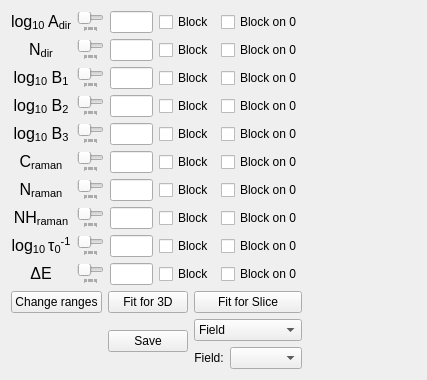
       <widget class="QWidget" name="fit3Dpage">
        <layout class="QHBoxLayout" name="horizontalLayout_5">
         <item>
          <layout class="QHBoxLayout" name="PanelContainer" stretch="1,1">
           <item>
            <layout class="QVBoxLayout" name="LeftPanel" stretch="1,1,1,1,1,1,1,1,1,1,0">
             <item>
              <layout class="QHBoxLayout" name="horizontalLayout_27">
               <item>
                <widget class="QLabel" name="label_Adir">
                 <property name="minimumSize">
                  <size>
                   <width>60</width>
                   <height>0</height>
                  </size>
                 </property>
                 <property name="font">
                  <font>
                   <pointsize>12</pointsize>
                  </font>
                 </property>
                 <property name="text">
                  <string>&lt;html&gt;&lt;head/&gt;&lt;body&gt;&lt;p&gt;log&lt;span style=&quot; vertical-align:sub;&quot;&gt;10&lt;/span&gt; A&lt;span style=&quot; vertical-align:sub;&quot;&gt;dir&lt;/span&gt;&lt;/p&gt;&lt;/body&gt;&lt;/html&gt;</string>
                 </property>
                 <property name="alignment">
                  <set>Qt::AlignCenter</set>
                 </property>
                </widget>
               </item>
               <item>
                <widget class="QSlider" name="horizontalSlider_Adir">
                 <property name="orientation">
                  <enum>Qt::Horizontal</enum>
                 </property>
                 <property name="tickPosition">
                  <enum>QSlider::TicksBelow</enum>
                 </property>
                </widget>
               </item>
               <item>
                <widget class="QLineEdit" name="lineEdit_Adir">
                 <property name="maximumSize">
                  <size>
                   <width>100</width>
                   <height>16777215</height>
                  </size>
                 </property>
                </widget>
               </item>
               <item>
                <widget class="QCheckBox" name="checkBox_Adir">
                 <property name="text">
                  <string>Block</string>
                 </property>
                </widget>
               </item>
               <item>
                <widget class="QCheckBox" name="checkBox_Adir_2">
                 <property name="text">
                  <string>Block on 0</string>
                 </property>
                </widget>
               </item>
              </layout>
             </item>
             <item>
              <layout class="QHBoxLayout" name="horizontalLayout_26">
               <item>
                <widget class="QLabel" name="label_Ndir">
                 <property name="minimumSize">
                  <size>
                   <width>60</width>
                   <height>0</height>
                  </size>
                 </property>
                 <property name="font">
                  <font>
                   <pointsize>12</pointsize>
                  </font>
                 </property>
                 <property name="text">
                  <string>&lt;html&gt;&lt;head/&gt;&lt;body&gt;&lt;p&gt;N&lt;span style=&quot; vertical-align:sub;&quot;&gt;dir&lt;/span&gt;&lt;/p&gt;&lt;/body&gt;&lt;/html&gt;</string>
                 </property>
                 <property name="alignment">
                  <set>Qt::AlignCenter</set>
                 </property>
                </widget>
               </item>
               <item>
                <widget class="QSlider" name="horizontalSlider_Ndir">
                 <property name="orientation">
                  <enum>Qt::Horizontal</enum>
                 </property>
                 <property name="tickPosition">
                  <enum>QSlider::TicksBelow</enum>
                 </property>
                </widget>
               </item>
               <item>
                <widget class="QLineEdit" name="lineEdit_Ndir">
                 <property name="maximumSize">
                  <size>
                   <width>100</width>
                   <height>16777215</height>
                  </size>
                 </property>
                </widget>
               </item>
               <item>
                <widget class="QCheckBox" name="checkBox_Ndir">
                 <property name="text">
                  <string>Block</string>
                 </property>
                </widget>
               </item>
               <item>
                <widget class="QCheckBox" name="checkBox_Ndir_2">
                 <property name="text">
                  <string>Block on 0</string>
                 </property>
                </widget>
               </item>
              </layout>
             </item>
             <item>
              <layout class="QHBoxLayout" name="horizontalLayout_25">
               <item>
                <widget class="QLabel" name="label_B1">
                 <property name="minimumSize">
                  <size>
                   <width>60</width>
                   <height>0</height>
                  </size>
                 </property>
                 <property name="font">
                  <font>
                   <pointsize>12</pointsize>
                  </font>
                 </property>
                 <property name="text">
                  <string>&lt;html&gt;&lt;head/&gt;&lt;body&gt;&lt;p&gt;log&lt;span style=&quot; vertical-align:sub;&quot;&gt;10&lt;/span&gt; B&lt;span style=&quot; vertical-align:sub;&quot;&gt;1&lt;/span&gt;&lt;/p&gt;&lt;/body&gt;&lt;/html&gt;</string>
                 </property>
                 <property name="alignment">
                  <set>Qt::AlignCenter</set>
                 </property>
                </widget>
               </item>
               <item>
                <widget class="QSlider" name="horizontalSlider_B1">
                 <property name="orientation">
                  <enum>Qt::Horizontal</enum>
                 </property>
                 <property name="tickPosition">
                  <enum>QSlider::TicksBelow</enum>
                 </property>
                </widget>
               </item>
               <item>
                <widget class="QLineEdit" name="lineEdit_B1">
                 <property name="maximumSize">
                  <size>
                   <width>100</width>
                   <height>16777215</height>
                  </size>
                 </property>
                </widget>
               </item>
               <item>
                <widget class="QCheckBox" name="checkBox_B1">
                 <property name="text">
                  <string>Block</string>
                 </property>
                </widget>
               </item>
               <item>
                <widget class="QCheckBox" name="checkBox_B1_2">
                 <property name="text">
                  <string>Block on 0</string>
                 </property>
                </widget>
               </item>
              </layout>
             </item>
             <item>
              <layout class="QHBoxLayout" name="horizontalLayout_24">
               <item>
                <widget class="QLabel" name="label_B2">
                 <property name="minimumSize">
                  <size>
                   <width>60</width>
                   <height>0</height>
                  </size>
                 </property>
                 <property name="font">
                  <font>
                   <pointsize>12</pointsize>
                  </font>
                 </property>
                 <property name="text">
                  <string>&lt;html&gt;&lt;head/&gt;&lt;body&gt;&lt;p&gt;log&lt;span style=&quot; vertical-align:sub;&quot;&gt;10&lt;/span&gt; B&lt;span style=&quot; vertical-align:sub;&quot;&gt;2&lt;/span&gt;&lt;/p&gt;&lt;/body&gt;&lt;/html&gt;</string>
                 </property>
                 <property name="alignment">
                  <set>Qt::AlignCenter</set>
                 </property>
                </widget>
               </item>
               <item>
                <widget class="QSlider" name="horizontalSlider_B2">
                 <property name="orientation">
                  <enum>Qt::Horizontal</enum>
                 </property>
                 <property name="tickPosition">
                  <enum>QSlider::TicksBelow</enum>
                 </property>
                </widget>
               </item>
               <item>
                <widget class="QLineEdit" name="lineEdit_B2">
                 <property name="maximumSize">
                  <size>
                   <width>100</width>
                   <height>16777215</height>
                  </size>
                 </property>
                </widget>
               </item>
               <item>
                <widget class="QCheckBox" name="checkBox_B2">
                 <property name="text">
                  <string>Block</string>
                 </property>
                </widget>
               </item>
               <item>
                <widget class="QCheckBox" name="checkBox_B2_2">
                 <property name="text">
                  <string>Block on 0</string>
                 </property>
                </widget>
               </item>
              </layout>
             </item>
             <item>
              <layout class="QHBoxLayout" name="horizontalLayout_23">
               <item>
                <widget class="QLabel" name="label_B3">
                 <property name="minimumSize">
                  <size>
                   <width>60</width>
                   <height>0</height>
                  </size>
                 </property>
                 <property name="font">
                  <font>
                   <pointsize>12</pointsize>
                  </font>
                 </property>
                 <property name="text">
                  <string>&lt;html&gt;&lt;head/&gt;&lt;body&gt;&lt;p&gt;log&lt;span style=&quot; vertical-align:sub;&quot;&gt;10&lt;/span&gt; B&lt;span style=&quot; vertical-align:sub;&quot;&gt;3&lt;/span&gt;&lt;/p&gt;&lt;/body&gt;&lt;/html&gt;</string>
                 </property>
                 <property name="alignment">
                  <set>Qt::AlignCenter</set>
                 </property>
                </widget>
               </item>
               <item>
                <widget class="QSlider" name="horizontalSlider_B3">
                 <property name="orientation">
                  <enum>Qt::Horizontal</enum>
                 </property>
                 <property name="tickPosition">
                  <enum>QSlider::TicksBelow</enum>
                 </property>
                </widget>
               </item>
               <item>
                <widget class="QLineEdit" name="lineEdit_B3">
                 <property name="maximumSize">
                  <size>
                   <width>100</width>
                   <height>16777215</height>
                  </size>
                 </property>
                </widget>
               </item>
               <item>
                <widget class="QCheckBox" name="checkBox_B3">
                 <property name="text">
                  <string>Block</string>
                 </property>
                </widget>
               </item>
               <item>
                <widget class="QCheckBox" name="checkBox_B3_2">
                 <property name="text">
                  <string>Block on 0</string>
                 </property>
                </widget>
               </item>
              </layout>
             </item>
             <item>
              <layout class="QHBoxLayout" name="horizontalLayout_22">
               <item>
                <widget class="QLabel" name="label_Craman">
                 <property name="minimumSize">
                  <size>
                   <width>60</width>
                   <height>0</height>
                  </size>
                 </property>
                 <property name="font">
                  <font>
                   <pointsize>12</pointsize>
                  </font>
                 </property>
                 <property name="text">
                  <string>&lt;html&gt;&lt;head/&gt;&lt;body&gt;&lt;p&gt;C&lt;span style=&quot; vertical-align:sub;&quot;&gt;raman&lt;/span&gt;&lt;/p&gt;&lt;/body&gt;&lt;/html&gt;</string>
                 </property>
                 <property name="alignment">
                  <set>Qt::AlignCenter</set>
                 </property>
                </widget>
               </item>
               <item>
                <widget class="QSlider" name="horizontalSlider_Craman">
                 <property name="orientation">
                  <enum>Qt::Horizontal</enum>
                 </property>
                 <property name="tickPosition">
                  <enum>QSlider::TicksBelow</enum>
                 </property>
                </widget>
               </item>
               <item>
                <widget class="QLineEdit" name="lineEdit_Craman">
                 <property name="maximumSize">
                  <size>
                   <width>100</width>
                   <height>16777215</height>
                  </size>
                 </property>
                </widget>
               </item>
               <item>
                <widget class="QCheckBox" name="checkBox_Craman">
                 <property name="text">
                  <string>Block</string>
                 </property>
                </widget>
               </item>
               <item>
                <widget class="QCheckBox" name="checkBox_Craman_2">
                 <property name="text">
                  <string>Block on 0</string>
                 </property>
                </widget>
               </item>
              </layout>
             </item>
             <item>
              <layout class="QHBoxLayout" name="horizontalLayout_21">
               <item>
                <widget class="QLabel" name="label_Nraman">
                 <property name="minimumSize">
                  <size>
                   <width>60</width>
                   <height>0</height>
                  </size>
                 </property>
                 <property name="font">
                  <font>
                   <pointsize>12</pointsize>
                  </font>
                 </property>
                 <property name="text">
                  <string>&lt;html&gt;&lt;head/&gt;&lt;body&gt;&lt;p&gt;N&lt;span style=&quot; vertical-align:sub;&quot;&gt;raman&lt;/span&gt;&lt;/p&gt;&lt;/body&gt;&lt;/html&gt;</string>
                 </property>
                 <property name="alignment">
                  <set>Qt::AlignCenter</set>
                 </property>
                </widget>
               </item>
               <item>
                <widget class="QSlider" name="horizontalSlider_Nraman">
                 <property name="orientation">
                  <enum>Qt::Horizontal</enum>
                 </property>
                 <property name="tickPosition">
                  <enum>QSlider::TicksBelow</enum>
                 </property>
                </widget>
               </item>
               <item>
                <widget class="QLineEdit" name="lineEdit_Nraman">
                 <property name="maximumSize">
                  <size>
                   <width>100</width>
                   <height>16777215</height>
                  </size>
                 </property>
                </widget>
               </item>
               <item>
                <widget class="QCheckBox" name="checkBox_Nraman">
                 <property name="text">
                  <string>Block</string>
                 </property>
                </widget>
               </item>
               <item>
                <widget class="QCheckBox" name="checkBox_Nraman_2">
                 <property name="text">
                  <string>Block on 0</string>
                 </property>
                </widget>
               </item>
              </layout>
             </item>
             <item>
              <layout class="QHBoxLayout" name="horizontalLayout_19">
               <item>
                <widget class="QLabel" name="label_NHraman">
                 <property name="minimumSize">
                  <size>
                   <width>60</width>
                   <height>0</height>
                  </size>
                 </property>
                 <property name="font">
                  <font>
                   <pointsize>12</pointsize>
                  </font>
                 </property>
                 <property name="text">
                  <string>&lt;html&gt;&lt;head/&gt;&lt;body&gt;&lt;p&gt;NH&lt;span style=&quot; vertical-align:sub;&quot;&gt;raman&lt;/span&gt;&lt;/p&gt;&lt;/body&gt;&lt;/html&gt;</string>
                 </property>
                 <property name="alignment">
                  <set>Qt::AlignCenter</set>
                 </property>
                </widget>
               </item>
               <item>
                <widget class="QSlider" name="horizontalSlider_NHraman">
                 <property name="orientation">
                  <enum>Qt::Horizontal</enum>
                 </property>
                 <property name="tickPosition">
                  <enum>QSlider::TicksBelow</enum>
                 </property>
                </widget>
               </item>
               <item>
                <widget class="QLineEdit" name="lineEdit_NHraman">
                 <property name="maximumSize">
                  <size>
                   <width>100</width>
                   <height>16777215</height>
                  </size>
                 </property>
                </widget>
               </item>
               <item>
                <widget class="QCheckBox" name="checkBox_NHraman">
                 <property name="text">
                  <string>Block</string>
                 </property>
                </widget>
               </item>
               <item>
                <widget class="QCheckBox" name="checkBox_NHraman_2">
                 <property name="text">
                  <string>Block on 0</string>
                 </property>
                </widget>
               </item>
              </layout>
             </item>
             <item>
              <layout class="QHBoxLayout" name="horizontalLayout_6">
               <item>
                <widget class="QLabel" name="label_Tau0">
                 <property name="minimumSize">
                  <size>
                   <width>60</width>
                   <height>0</height>
                  </size>
                 </property>
                 <property name="font">
                  <font>
                   <pointsize>12</pointsize>
                  </font>
                 </property>
                 <property name="text">
                  <string>&lt;html&gt;&lt;head/&gt;&lt;body&gt;&lt;p&gt;log&lt;span style=&quot; vertical-align:sub;&quot;&gt;10 &lt;/span&gt;&amp;tau;&lt;span style=&quot; vertical-align:sub;&quot;&gt;0&lt;/span&gt;&lt;span style=&quot; vertical-align:super;&quot;&gt;-1&lt;/span&gt;&lt;/p&gt;&lt;/body&gt;&lt;/html&gt;</string>
                 </property>
                 <property name="alignment">
                  <set>Qt::AlignCenter</set>
                 </property>
                </widget>
               </item>
               <item>
                <widget class="QSlider" name="horizontalSlider_Tau0">
                 <property name="orientation">
                  <enum>Qt::Horizontal</enum>
                 </property>
                 <property name="tickPosition">
                  <enum>QSlider::TicksBelow</enum>
                 </property>
                </widget>
               </item>
               <item>
                <widget class="QLineEdit" name="lineEdit_Tau0">
                 <property name="maximumSize">
                  <size>
                   <width>100</width>
                   <height>16777215</height>
                  </size>
                 </property>
                </widget>
               </item>
               <item>
                <widget class="QCheckBox" name="checkBox_Tau0">
                 <property name="text">
                  <string>Block</string>
                 </property>
                </widget>
               </item>
               <item>
                <widget class="QCheckBox" name="checkBox_Tau0_2">
                 <property name="text">
                  <string>Block on 0</string>
                 </property>
                </widget>
               </item>
              </layout>
             </item>
             <item>
              <layout class="QHBoxLayout" name="horizontalLayout_20">
               <item>
                <widget class="QLabel" name="label_DeltaE">
                 <property name="minimumSize">
                  <size>
                   <width>60</width>
                   <height>0</height>
                  </size>
                 </property>
                 <property name="font">
                  <font>
                   <pointsize>12</pointsize>
                  </font>
                 </property>
                 <property name="text">
                  <string>&lt;html&gt;&lt;head/&gt;&lt;body&gt;&lt;p&gt;&amp;Delta;E&lt;/p&gt;&lt;/body&gt;&lt;/html&gt;</string>
                 </property>
                 <property name="alignment">
                  <set>Qt::AlignCenter</set>
                 </property>
                </widget>
               </item>
               <item>
                <widget class="QSlider" name="horizontalSlider_DeltaE">
                 <property name="orientation">
                  <enum>Qt::Horizontal</enum>
                 </property>
                 <property name="tickPosition">
                  <enum>QSlider::TicksBelow</enum>
                 </property>
                </widget>
               </item>
               <item>
                <widget class="QLineEdit" name="lineEdit_DeltaE">
                 <property name="maximumSize">
                  <size>
                   <width>100</width>
                   <height>16777215</height>
                  </size>
                 </property>
                </widget>
               </item>
               <item>
                <widget class="QCheckBox" name="checkBox_DeltaE">
                 <property name="text">
                  <string>Block</string>
                 </property>
                </widget>
               </item>
               <item>
                <widget class="QCheckBox" name="checkBox_DeltaE_2">
                 <property name="text">
                  <string>Block on 0</string>
                 </property>
                </widget>
               </item>
              </layout>
             </item>
             <item>
              <layout class="QHBoxLayout" name="horizontalLayout_9" stretch="0,0,0">
               <item>
                <layout class="QVBoxLayout" name="verticalLayout_6" stretch="0">
                 <property name="sizeConstraint">
                  <enum>QLayout::SetMaximumSize</enum>
                 </property>
                 <property name="leftMargin">
                  <number>0</number>
                 </property>
                 <item alignment="Qt::AlignTop">
                  <widget class="QPushButton" name="pushButton_range">
                   <property name="sizePolicy">
                    <sizepolicy hsizetype="Maximum" vsizetype="Fixed">
                     <horstretch>0</horstretch>
                     <verstretch>0</verstretch>
                    </sizepolicy>
                   </property>
                   <property name="maximumSize">
                    <size>
                     <width>10000</width>
                     <height>16777215</height>
                    </size>
                   </property>
                   <property name="text">
                    <string>Change ranges</string>
                   </property>
                  </widget>
                 </item>
                </layout>
               </item>
               <item>
                <layout class="QVBoxLayout" name="verticalLayout_4" stretch="0,0">
                 <property name="spacing">
                  <number>0</number>
                 </property>
                 <property name="sizeConstraint">
                  <enum>QLayout::SetMaximumSize</enum>
                 </property>
                 <property name="topMargin">
                  <number>0</number>
                 </property>
                 <item alignment="Qt::AlignTop">
                  <widget class="QPushButton" name="pushButton_fit3d">
                   <property name="sizePolicy">
                    <sizepolicy hsizetype="Preferred" vsizetype="Fixed">
                     <horstretch>0</horstretch>
                     <verstretch>0</verstretch>
                    </sizepolicy>
                   </property>
                   <property name="maximumSize">
                    <size>
                     <width>16777214</width>
                     <height>16777215</height>
                    </size>
                   </property>
                   <property name="text">
                    <string>Fit for 3D</string>
                   </property>
                  </widget>
                 </item>
                 <item alignment="Qt::AlignTop">
                  <widget class="QPushButton" name="pushButton_save3d">
                   <property name="sizePolicy">
                    <sizepolicy hsizetype="Preferred" vsizetype="Fixed">
                     <horstretch>0</horstretch>
                     <verstretch>0</verstretch>
                    </sizepolicy>
                   </property>
                   <property name="maximumSize">
                    <size>
                     <width>16777215</width>
                     <height>16777215</height>
                    </size>
                   </property>
                   <property name="text">
                    <string>Save</string>
                   </property>
                  </widget>
                 </item>
                </layout>
               </item>
               <item>
                <layout class="QVBoxLayout" name="verticalLayout_5" stretch="0,0,0">
                 <property name="sizeConstraint">
                  <enum>QLayout::SetMaximumSize</enum>
                 </property>
                 <item>
                  <widget class="QPushButton" name="pushButton_fitSlice">
                   <property name="sizePolicy">
                    <sizepolicy hsizetype="Preferred" vsizetype="Fixed">
                     <horstretch>0</horstretch>
                     <verstretch>0</verstretch>
                    </sizepolicy>
                   </property>
                   <property name="text">
                    <string>Fit for Slice</string>
                   </property>
                  </widget>
                 </item>
                 <item>
                  <widget class="QComboBox" name="comboBox_slice">
                   <item>
                    <property name="text">
                     <string>Field</string>
                    </property>
                   </item>
                   <item>
                    <property name="text">
                     <string>
Temperature</string>
                    </property>
                   </item>
                  </widget>
                 </item>
                 <item>
                  <layout class="QHBoxLayout" name="horizontalLayout_10">
                   <item>
                    <widget class="QLabel" name="label_2">
                     <property name="maximumSize">
                      <size>
                       <width>45</width>
                       <height>16777215</height>
                      </size>
                     </property>
                     <property name="text">
                      <string>Field:</string>
                     </property>
                     <property name="alignment">
                      <set>Qt::AlignCenter</set>
                     </property>
                    </widget>
                   </item>
                   <item>
                    <widget class="QComboBox" name="comboBox_slice2"/>
                   </item>
                  </layout>
                 </item>
                </layout>
               </item>
              </layout>
             </item>
            </layout>
           </item>
           <item>
            <layout class="QVBoxLayout" name="RightPanel"/>
           </item>
          </layout>
         </item>
        </layout>
       </widget>
